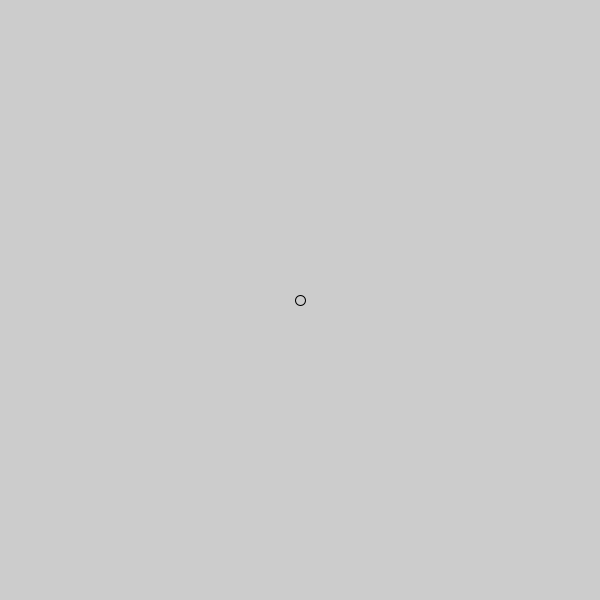
Frame 1 (no input)
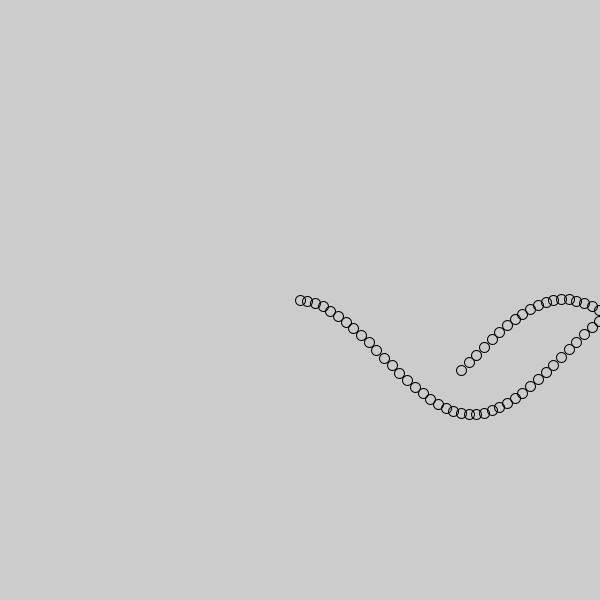
Frame 60 (the mouse pressed at the canvas centre just before this capture)
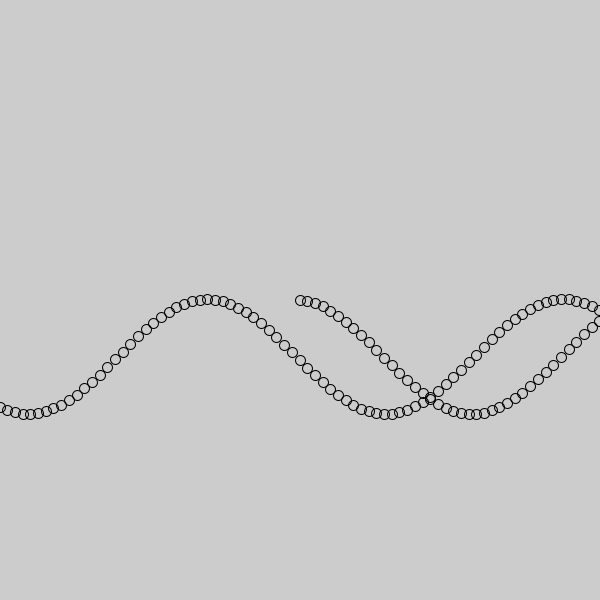
Frame 120 (the mouse held since frame 60 and released just before this capture)

The Processing sketch that drew these frames (run headless with seeded random() and noise(); from frame 60 on, the mouse is pressed at the canvas centre):

// Processing sketch: processing_113557
// ── processing_113557.pde

float aPos;
float bPos;
 
float a = 2;
float b = 2;
float r = random(12);
int m = 1;
 
void setup(){
size(600,600);

aPos = 300;
bPos = 300;
}
 
void draw(){
  
fill(255, 255, 255, 1);
ellipse(aPos,bPos, 10, 10);

b = b + r;
r = r * 1;

float aChange = cos(radians(r));
float bChange = sin(radians(b));

  aPos += aChange * r * (m);
  bPos += bChange * r;
if( aPos>600 ) 
{
  m = m*(-1);
}
if (aPos<0)
{
  m = m*(-1);
}



}
